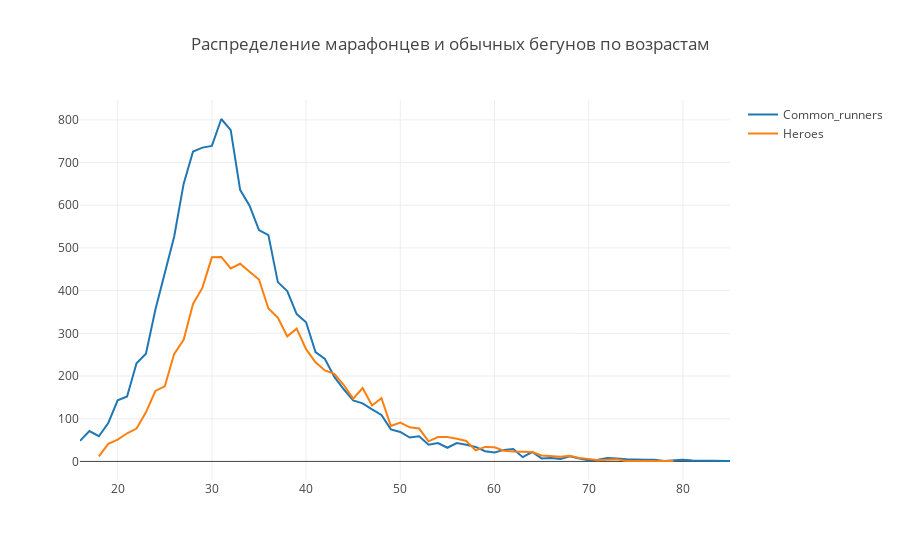

Notebook cell for this chart:
### Code cell
trace0 = go.Scatter(
    x=age_and_level_distribution.index,
    y=age_and_level_distribution.Common_runners,
    name='Common_runners'
)

trace1 = go.Scatter(
    x=age_and_level_distribution.index,
    y=age_and_level_distribution.Heroes,
    name='Heroes'
)

data = [trace0, trace1]
layout = {'title': 'Распределение марафонцев и обычных бегунов по возрастам'}

fig = go.Figure(data=data, layout=layout)

iplot(fig, show_link=False)

### Figure 1 — Plotly figure (JSON) as saved in the notebook; plotly's stock layout.template omitted (floating-point values rounded to 4 significant figures)
{"data": [{"name": "Common_runners", "type": "scatter", "uid": "659c8a59-936d-467e-9817-7e4fddeefe9a", "x": [16, 17, 18, 19, 20, 21, 22, 23, 24, 25, 26, 27, 28, 29, 30, 31, 32, 33, 34, 35, 36, 37, 38, 39, 40, 41, 42, 43, 44, 45, 46, 47, 48, 49, 50, 51, 52, 53, 54, 55, 56, 57, 58, 59, 60, 61, 62, 63, 64, 65, 66, 67, 68, 69, 70, 71, 72, 73, 74, 76, 77, 78, 79, 80, 81, 83, 85], "y": [48, 71, 59, 90, 143, 152, 230, 252, 355, 443, 527, 650, 726, 735, 739, 802, 776, 636, 599, 542, 530, 420, 399, 345, 326, 256, 240, 198, 169, 143, 136, 122, 109, 75, 69, 56, 59, 39, 43, 32, 43, 39, 34, 24, 21, 27, 29, 10, 22, 7, 8, 6, 12, 7, 3, 4, 8, 7, 5, 4, 4, 1, 3, 4, 2, 2, 1]}, {"name": "Heroes", "type": "scatter", "uid": "2ed8c588-d586-40e6-817d-45588f5a585e", "x": [16, 17, 18, 19, 20, 21, 22, 23, 24, 25, 26, 27, 28, 29, 30, 31, 32, 33, 34, 35, 36, 37, 38, 39, 40, 41, 42, 43, 44, 45, 46, 47, 48, 49, 50, 51, 52, 53, 54, 55, 56, 57, 58, 59, 60, 61, 62, 63, 64, 65, 66, 67, 68, 69, 70, 71, 72, 73, 74, 76, 77, 78, 79, 80, 81, 83, 85], "y": [null, null, 12, 41, 51, 66, 77, 115, 165, 176, 252, 285, 369, 407, 478, 479, 452, 463, 444, 426, 358, 337, 293, 311, 263, 232, 213, 205, 179, 147, 172, 131, 148, 83, 91, 80, 77, 47, 57, 57, 53, 48, 26, 34, 33, 25, 23, 23, 22, 14, 13, 11, 13, 8, 6, 3, 4, 5, 1, 1, 1, 1, 1, null, 1, null, null]}], "layout": {"title": "Распределение марафонцев и обычных бегунов по возрастам"}}
